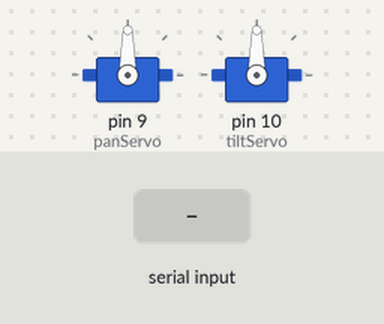
This sketch was run on a simulated Arduino Uno, built with avr-gcc and run on an emulated ATmega328P. On the bench: 2 × servo. Inputs (shaded band) come from the test bench.

Above: at 1.2 s.
1.3 s: "90,45\n" received over Serial
At 2.0 s:
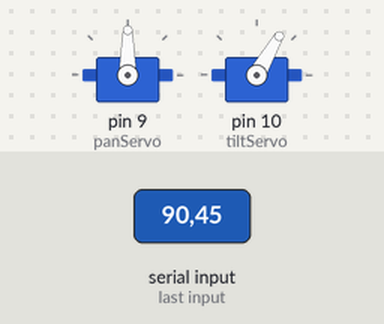
2.8 s: "30,150\n" received over Serial
At 3.2 s:
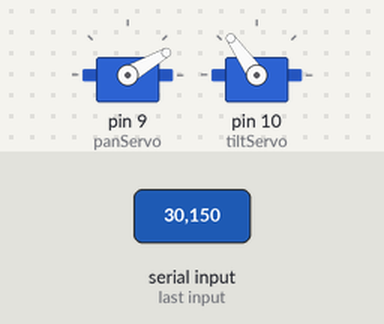
4.3 s: "1,90\n" received over Serial
At 5.5 s:
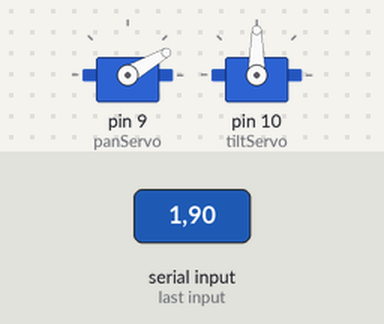
Timing chart, 0 to 7.3 s (numbered marks = the images above; inputs shaded):
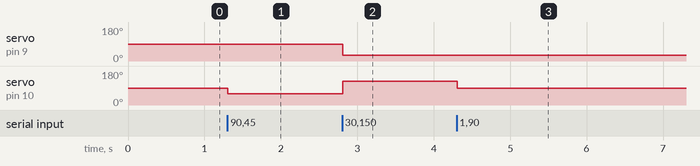

The sketch:

servo_controller.ino
```cpp
#include <Servo.h>

Servo panServo;
Servo tiltServo;

int panAngle = 90;
int tiltAngle = 90;

void setup() {
    Serial.begin(9600);

    panServo.attach(9);
    tiltServo.attach(10);

    panServo.write(panAngle);
    tiltServo.write(tiltAngle);
}

void loop() {
    if (Serial.available() > 0) {
        String input = Serial.readStringUntil('\n');

        int commaIndex = input.indexOf(',');

        if (commaIndex > 0) {
            int pan = input.substring(0, commaIndex).toInt();
            int tilt = input.substring(commaIndex + 1).toInt();

            panAngle = constrain(pan, 30, 150);
            tiltAngle = constrain(tilt, 60, 125);

            panServo.write(panAngle);
            tiltServo.write(tiltAngle);
        }
    }
}
```

Measured:
- after the input at 1.3 s, servo on pin 10 (tiltServo): 90° → 60° at once
- after the input at 2.8 s, servo on pin 9 (panServo): 90° → 30° at once; servo on pin 10 (tiltServo): 60° → 125° at once
- after the input at 4.3 s, servo on pin 10 (tiltServo): 125° → 90° at once
